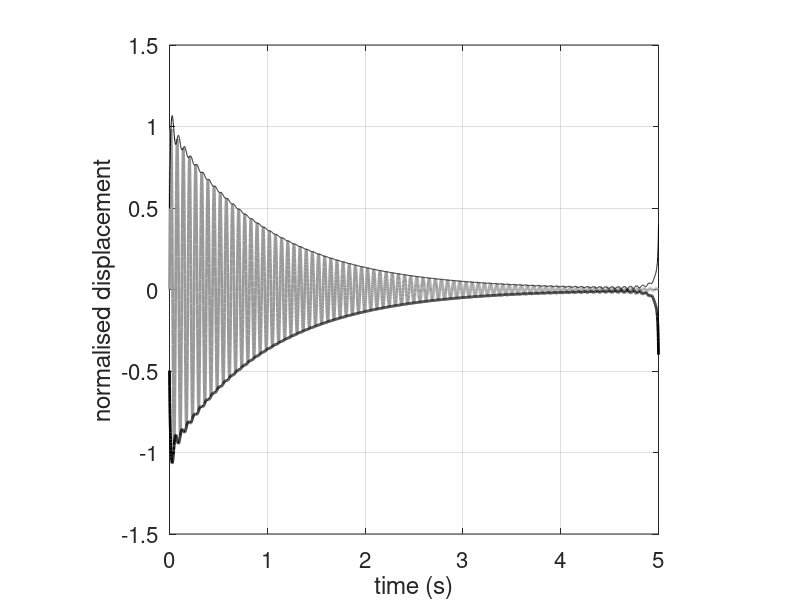
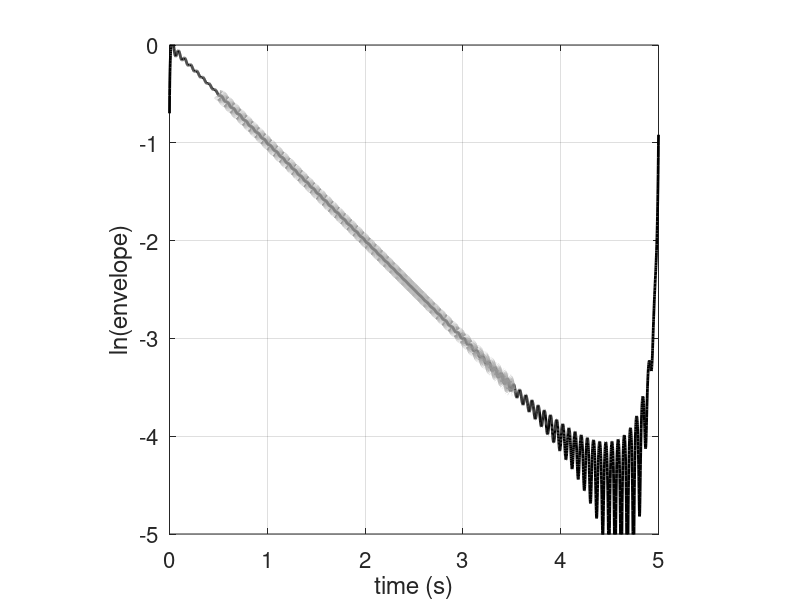

Here is the MATLAB script that generated these plots, in order:
%% Exercise 2.2
clear all 
 
%% Parameters
m=1;                                      % mass
k=10000;                                  % stiffness
wn=sqrt(k/m);                             % undamped natural frequency
z=0.01;                                   % damping ratio
c=2*z*wn*m;                               % damping coefficient
wd=sqrt(1-z^2)*wn;                        % damped natural frequency
Td=2*pi/wd;                               % damped natural period
%% Time Vector
dt=0.001;                                 % time resolution
T=5;                                      % duration of time signal
t=0:dt:T;                                 % time vector

%% Normalised displacement IRF
h=exp(-z*wn*t).*sin(wd*t);                % normalised IRF

%% Calculations
a=hilbert(h);                             % create analytic signal
env=log(abs(a));                          % calculate log of the envelope
t1=t(500:3500);env1=env(500:3500);        % set a specific time range
p=polyfit(t1,env1,1);                     % fit a straight line in the range t1
grad=-p(1);                               % calculate the gradient of the line
gamma=2*pi/(grad*Td);                     % calculate the constant
Est_z=1/(1+gamma)                         % damping ratio estimate 


%% Plot results
figure(1);
plot(t,h,'linewidth',2,'Color',[1 1 1]*0.6);
hold on;
plot(t,abs(a),'k',t,-abs(a),'k','linewidth',2)
grid;axis square
set(gca,'fontsize',16)
xlim([0,5])
xlabel('time (s)');
ylabel('normalised displacement');

figure(2);
plot(t,env,'k','linewidth',2);
hold on
plot(t1,env1,'k','linewidth',8,'Color',[.6 .6 .6])
grid;axis square
axis([0,5,-5,0])
set(gca,'fontsize',16)
xlabel('time (s)');
ylabel('ln(envelope)');


